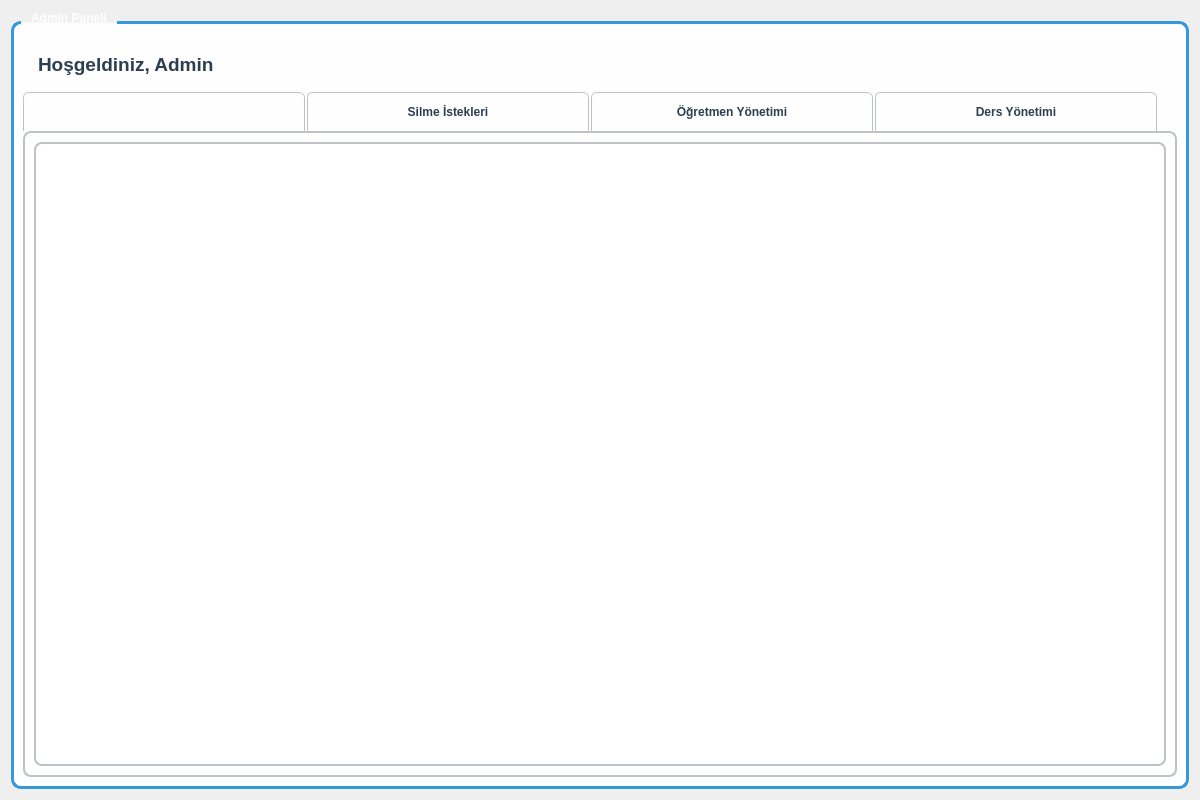
<?xml version="1.0" encoding="UTF-8"?>
<ui version="4.0">
 <class>AdminWidget</class>
 <widget class="QWidget" name="AdminWidget">
  <property name="geometry">
   <rect>
    <x>0</x>
    <y>0</y>
    <width>1200</width>
    <height>800</height>
   </rect>
  </property>
  <property name="windowTitle">
   <string>Admin Paneli</string>
  </property>
  <property name="styleSheet">
   <string notr="true">QWidget {
    background: qlineargradient(x1:0, y1:0, x2:1, y2:1,
                               stop:0 #f5f7fa, stop:1 #c3cfe2);
}</string>
  </property>
  <layout class="QVBoxLayout" name="verticalLayout">
   <item>
    <widget class="QGroupBox" name="adminGroupBox">
     <property name="styleSheet">
      <string notr="true">QGroupBox {
    background: rgba(255, 255, 255, 0.95);
    border: 3px solid #3498db;
    border-radius: 10px;
    margin-top: 10px;
    padding-top: 10px;
    font-weight: bold;
    color: #2c3e50;
}

QGroupBox::title {
    subcontrol-origin: margin;
    left: 10px;
    padding: 0 8px 0 8px;
    background: qlineargradient(x1:0, y1:0, x2:0, y2:1,
                               stop:0 #3498db, stop:1 #2980b9);
    color: white;
    border-radius: 5px;
    font-weight: bold;
}</string>
     </property>
     <property name="title">
      <string>Admin Paneli</string>
     </property>
     <layout class="QGridLayout" name="gridLayout">
      <item row="0" column="0">
       <layout class="QHBoxLayout" name="horizontalLayout">
        <item>
         <widget class="QLabel" name="welcomeLabel">
          <property name="styleSheet">
           <string notr="true">QLabel {
    font-size: 14pt;
    font-weight: bold;
    color: #2c3e50;
    padding: 10px;
}</string>
          </property>
          <property name="text">
           <string>Hoşgeldiniz, Admin</string>
          </property>
         </widget>
        </item>
        <item>
         <spacer name="horizontalSpacer">
          <property name="orientation">
           <enum>Qt::Orientation::Horizontal</enum>
          </property>
          <property name="sizeHint" stdset="0">
           <size>
            <width>40</width>
            <height>20</height>
           </size>
          </property>
         </spacer>
        </item>
        <item>
         <widget class="QPushButton" name="logoutButton">
          <property name="styleSheet">
           <string notr="true">QPushButton {
    background: qlineargradient(x1:0, y1:0, x2:0, y2:1,
                               stop:0 #e74c3c, stop:1 #c0392b);
    border: none;
    border-radius: 8px;
    color: white;
    padding: 8px 16px;
    font-weight: bold;
    font-size: 10pt;
    min-height: 20px;
}

QPushButton:hover {
    background: qlineargradient(x1:0, y1:0, x2:0, y2:1,
                               stop:0 #ec7063, stop:1 #e74c3c);
}</string>
          </property>
          <property name="text">
           <string>Çıkış Yap</string>
          </property>
         </widget>
        </item>
       </layout>
      </item>
      <item row="1" column="0">
       <widget class="QTabWidget" name="tabWidget">
        <property name="styleSheet">
         <string notr="true">QTabWidget::pane {
    border: 2px solid #bdc3c7;
    border-radius: 8px;
    background: white;
}

QTabBar::tab {
    background: qlineargradient(x1:0, y1:0, x2:0, y2:1,
                               stop:0 #ecf0f1, stop:1 #bdc3c7);
    border: 1px solid #bdc3c7;
    border-bottom: none;
    border-top-left-radius: 6px;
    border-top-right-radius: 6px;
    padding: 12px 50px;
    margin-right: 2px;
    font-weight: bold;
    color: #2c3e50;
    min-width: 180px;
}

QTabBar::tab:selected {
    background: qlineargradient(x1:0, y1:0, x2:0, y2:1,
                               stop:0 #3498db, stop:1 #2980b9);
    color: white;
}

QTabBar::tab:hover:!selected {
    background: qlineargradient(x1:0, y1:0, x2:0, y2:1,
                               stop:0 #5dade2, stop:1 #3498db);
    color: white;
}</string>
        </property>
        <widget class="QWidget" name="attendanceTab">
         <attribute name="title">
          <string>Yoklama Yönetimi</string>
         </attribute>
         <layout class="QVBoxLayout" name="attendanceLayout">
          <item>
           <widget class="QTableWidget" name="attendanceTable">
            <property name="styleSheet">
             <string notr="true">QTableWidget {
    background: white;
    alternate-background-color: #f8f9fa;
    border: 2px solid #bdc3c7;
    border-radius: 8px;
    gridline-color: #ecf0f1;
    selection-background-color: #3498db;
    selection-color: white;
    font-size: 9pt;
}

QTableWidget::item {
    padding: 8px;
    border-bottom: 1px solid #ecf0f1;
}

QTableWidget::item:selected {
    background: qlineargradient(x1:0, y1:0, x2:0, y2:1,
                               stop:0 #3498db, stop:1 #2980b9);
    color: white;
}

QTableWidget::item:hover {
    background: #e8f4fd;
}

QHeaderView::section {
    background: qlineargradient(x1:0, y1:0, x2:0, y2:1,
                               stop:0 #34495e, stop:1 #2c3e50);
    color: white;
    padding: 10px;
    border: none;
    font-weight: bold;
    font-size: 9pt;
}</string>
            </property>
           </widget>
          </item>
         </layout>
        </widget>
        <widget class="QWidget" name="deleteRequestsTab">
         <attribute name="title">
          <string>Silme İstekleri</string>
         </attribute>
         <layout class="QVBoxLayout" name="deleteRequestsLayout">
          <item>
           <widget class="QTableWidget" name="deleteRequestsTable">
            <property name="styleSheet">
             <string notr="true">QTableWidget {
    background: white;
    alternate-background-color: #f8f9fa;
    border: 2px solid #bdc3c7;
    border-radius: 8px;
    gridline-color: #ecf0f1;
    selection-background-color: #3498db;
    selection-color: white;
    font-size: 9pt;
}</string>
            </property>
           </widget>
          </item>
         </layout>
        </widget>
        <widget class="QWidget" name="teacherManagementTab">
         <attribute name="title">
          <string>Öğretmen Yönetimi</string>
         </attribute>
         <layout class="QVBoxLayout" name="teacherManagementLayout">
          <item>
           <widget class="QGroupBox" name="addTeacherGroup">
            <property name="title">
             <string>Yeni Öğretmen Ekle</string>
            </property>
            <layout class="QGridLayout" name="addTeacherGrid">
             <item row="0" column="0">
              <widget class="QLabel" name="teacherUsernameLabel">
               <property name="text">
                <string>Kullanıcı Adı:</string>
               </property>
              </widget>
             </item>
             <item row="0" column="1">
              <widget class="QLineEdit" name="teacherUsernameEdit">
               <property name="styleSheet">
                <string notr="true">QLineEdit {
    background: white;
    border: 2px solid #bdc3c7;
    border-radius: 6px;
    padding: 8px;
    font-size: 10pt;
}</string>
               </property>
              </widget>
             </item>
             <item row="0" column="2">
              <widget class="QLabel" name="teacherPasswordLabel">
               <property name="text">
                <string>Şifre:</string>
               </property>
              </widget>
             </item>
             <item row="0" column="3">
              <widget class="QLineEdit" name="teacherPasswordEdit">
               <property name="styleSheet">
                <string notr="true">QLineEdit {
    background: white;
    border: 2px solid #bdc3c7;
    border-radius: 6px;
    padding: 8px;
    font-size: 10pt;
    font-family: 'Courier New', monospace;
}</string>
               </property>
               <property name="echoMode">
                <enum>QLineEdit::EchoMode::Password</enum>
               </property>
              </widget>
             </item>
             <item row="1" column="0">
              <widget class="QLabel" name="teacherFullNameLabel">
               <property name="text">
                <string>Ad Soyad:</string>
               </property>
              </widget>
             </item>
             <item row="1" column="1">
              <widget class="QLineEdit" name="teacherFullNameEdit">
               <property name="styleSheet">
                <string notr="true">QLineEdit {
    background: white;
    border: 2px solid #bdc3c7;
    border-radius: 6px;
    padding: 8px;
    font-size: 10pt;
}</string>
               </property>
              </widget>
             </item>
             <item row="1" column="2">
              <widget class="QLabel" name="teacherEmailLabel">
               <property name="text">
                <string>E-posta:</string>
               </property>
              </widget>
             </item>
             <item row="1" column="3">
              <widget class="QLineEdit" name="teacherEmailEdit">
               <property name="styleSheet">
                <string notr="true">QLineEdit {
    background: white;
    border: 2px solid #bdc3c7;
    border-radius: 6px;
    padding: 8px;
    font-size: 10pt;
}</string>
               </property>
              </widget>
             </item>
             <item row="2" column="0" colspan="4">
              <widget class="QPushButton" name="addTeacherButton">
               <property name="styleSheet">
                <string notr="true">QPushButton {
    background: qlineargradient(x1:0, y1:0, x2:0, y2:1,
                               stop:0 #27ae60, stop:1 #229954);
    border: none;
    border-radius: 8px;
    color: white;
    padding: 8px 16px;
    font-weight: bold;
    font-size: 10pt;
    min-height: 20px;
}

QPushButton:hover {
    background: qlineargradient(x1:0, y1:0, x2:0, y2:1,
                               stop:0 #2ecc71, stop:1 #27ae60);
}</string>
               </property>
               <property name="text">
                <string>Öğretmen Ekle</string>
               </property>
              </widget>
             </item>
            </layout>
           </widget>
          </item>
          <item>
           <widget class="QTableWidget" name="teachersTable">
            <property name="contextMenuPolicy">
             <enum>Qt::ContextMenuPolicy::CustomContextMenu</enum>
            </property>
            <property name="styleSheet">
             <string notr="true">QTableWidget {
    background: white;
    alternate-background-color: #f8f9fa;
    border: 2px solid #bdc3c7;
    border-radius: 8px;
    gridline-color: #ecf0f1;
    selection-background-color: #3498db;
    selection-color: white;
    font-size: 9pt;
}</string>
            </property>
           </widget>
          </item>
         </layout>
        </widget>
        <widget class="QWidget" name="courseManagementTab">
         <attribute name="title">
          <string>Ders Yönetimi</string>
         </attribute>
         <layout class="QVBoxLayout" name="courseManagementLayout">
          <item>
           <widget class="QGroupBox" name="addCourseGroup">
            <property name="title">
             <string>Yeni Ders Ekle</string>
            </property>
            <layout class="QGridLayout" name="addCourseGrid">
             <item row="0" column="0">
              <widget class="QLabel" name="courseNameLabel">
               <property name="text">
                <string>Ders Adı:</string>
               </property>
              </widget>
             </item>
             <item row="0" column="1">
              <widget class="QLineEdit" name="courseNameEdit">
               <property name="styleSheet">
                <string notr="true">QLineEdit {
    background: white;
    border: 2px solid #bdc3c7;
    border-radius: 6px;
    padding: 8px;
    font-size: 10pt;
}</string>
               </property>
              </widget>
             </item>
             <item row="0" column="2">
              <widget class="QLabel" name="courseCodeLabel">
               <property name="text">
                <string>Ders Kodu:</string>
               </property>
              </widget>
             </item>
             <item row="0" column="3">
              <widget class="QLineEdit" name="courseCodeEdit">
               <property name="styleSheet">
                <string notr="true">QLineEdit {
    background: white;
    border: 2px solid #bdc3c7;
    border-radius: 6px;
    padding: 8px;
    font-size: 10pt;
}</string>
               </property>
              </widget>
             </item>
             <item row="1" column="0">
              <widget class="QLabel" name="courseTeacherLabel">
               <property name="text">
                <string>Öğretmen:</string>
               </property>
              </widget>
             </item>
             <item row="1" column="1">
              <widget class="QComboBox" name="courseTeacherCombo">
               <property name="styleSheet">
                <string notr="true">QComboBox {
    background: white;
    border: 2px solid #bdc3c7;
    border-radius: 6px;
    padding: 8px;
    font-size: 10pt;
    min-height: 20px;
}</string>
               </property>
              </widget>
             </item>
             <item row="1" column="2" colspan="2">
              <widget class="QPushButton" name="addCourseButton">
               <property name="styleSheet">
                <string notr="true">QPushButton {
    background: qlineargradient(x1:0, y1:0, x2:0, y2:1,
                               stop:0 #27ae60, stop:1 #229954);
    border: none;
    border-radius: 8px;
    color: white;
    padding: 8px 16px;
    font-weight: bold;
    font-size: 10pt;
    min-height: 20px;
}

QPushButton:hover {
    background: qlineargradient(x1:0, y1:0, x2:0, y2:1,
                               stop:0 #2ecc71, stop:1 #27ae60);
}</string>
               </property>
               <property name="text">
                <string>Ders Ekle</string>
               </property>
              </widget>
             </item>
            </layout>
           </widget>
          </item>
          <item>
           <widget class="QTableWidget" name="coursesTable">
            <property name="styleSheet">
             <string notr="true">QTableWidget {
    background: white;
    alternate-background-color: #f8f9fa;
    border: 2px solid #bdc3c7;
    border-radius: 8px;
    gridline-color: #ecf0f1;
    selection-background-color: #3498db;
    selection-color: white;
    font-size: 9pt;
}</string>
            </property>
           </widget>
          </item>
         </layout>
        </widget>
       </widget>
      </item>
     </layout>
    </widget>
   </item>
  </layout>
 </widget>
 <resources/>
 <connections/>
</ui>
